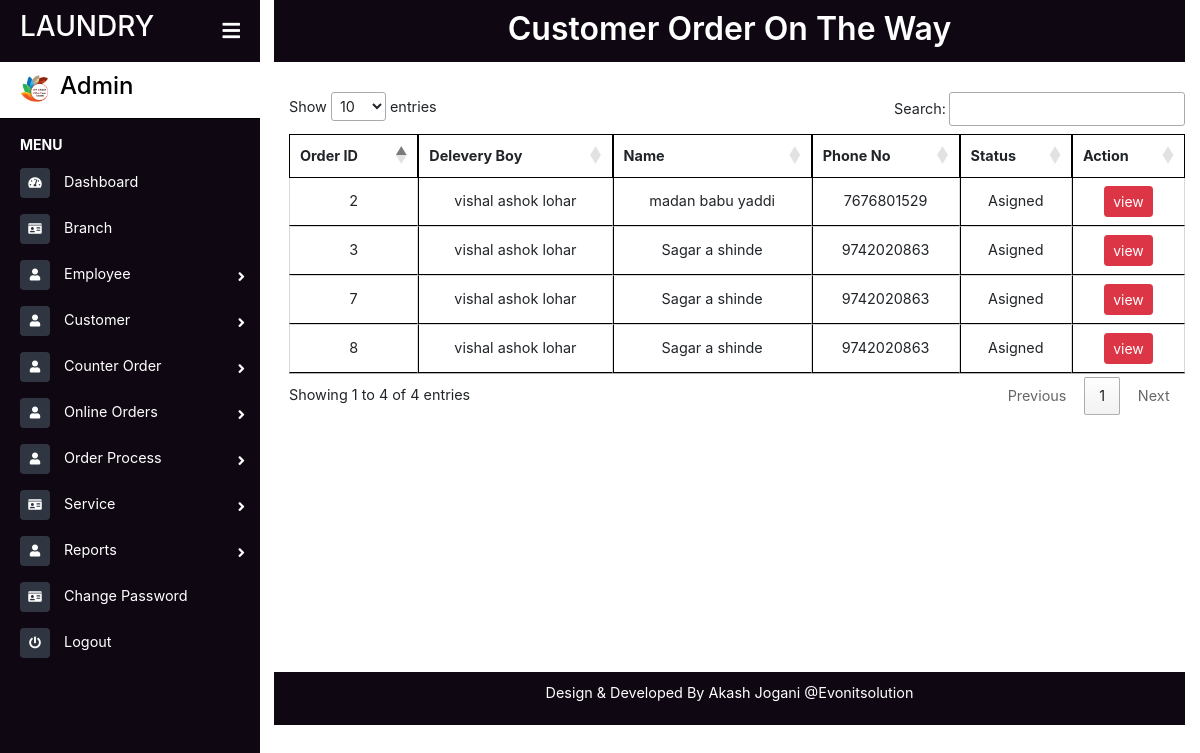
/asigned.php, run on the app's committed database.
### tables this page shows
CREATE TABLE `couterorder` (
  `coId` int(50) NOT NULL,
  `cid` int(10) NOT NULL,
  `bid` int(10) NOT NULL,
  `pickupDate` varchar(50) NOT NULL,
  `deleveryType` varchar(50) NOT NULL,
  `grossAmount` double NOT NULL,
  `discountPer` float NOT NULL,
  `discount` float NOT NULL,
  `gst` double NOT NULL,
  `totAmount` double NOT NULL,
  `paymentType` varchar(50) NOT NULL,
  `orderType` varchar(30) NOT NULL,
  `status` int(11) NOT NULL
);

CREATE TABLE `staff` (
  `id` bigint(10) NOT NULL,
  `fname` varchar(20) NOT NULL,
  `mname` varchar(20) NOT NULL,
  `lname` varchar(20) NOT NULL,
  `gen` varchar(10) NOT NULL,
  `adds` varchar(50) NOT NULL,
  `city` varchar(20) NOT NULL,
  `state` varchar(20) NOT NULL,
  `pin` varchar(10) NOT NULL,
  `mobile` varchar(12) NOT NULL,
  `email` varchar(30) NOT NULL,
  `bid` int(10) NOT NULL,
  `des` varchar(20) NOT NULL,
  `upl` varchar(60) NOT NULL,
  `upl1` varchar(60) NOT NULL,
  `upl2` varchar(60) NOT NULL,
  `full` varchar(100) NOT NULL,
  `date` date NOT NULL,
  `status` varchar(20) NOT NULL
);

CREATE TABLE `customer` (
  `cid` int(10) NOT NULL,
  `fname` varchar(20) NOT NULL,
  `mname` varchar(20) NOT NULL,
  `lname` varchar(20) NOT NULL,
  `email` varchar(30) NOT NULL,
  `mobile` varchar(12) NOT NULL,
  `hno` varchar(10) NOT NULL,
  `adds` varchar(50) NOT NULL,
  `land` varchar(20) NOT NULL,
  `city` varchar(20) NOT NULL,
  `state` varchar(20) NOT NULL,
  `zip` varchar(10) NOT NULL,
  `full` varchar(100) NOT NULL,
  `gstn` varchar(20) NOT NULL,
  `adds1` varchar(100) NOT NULL,
  `oid` int(10) NOT NULL,
  `status1` varchar(20) NOT NULL
);

### asigned.php (the view, shortened to what this page needs)
<?php include("sidebar.php");
 ?>
<div class="page-content container-fluid">
    <div class="footer">
        <div class="d-flex justify-content-center">
             <h2 class="" style=" font-weight: 600">Customer Order On The Way</h2>
        </div>
        <hr style="margin: 0px;">
    </div>
</div>
<main class="page-content">
<div class="container">
<div class="table-responsive" style="overflow-y:scroll; height: 580px; width:100%;">
    <table id="example" class="cell-border" style="width:100%">
            <thead>
                <tr>
                    <th>Order ID</th>
                    <th>Delevery Boy</th>
                    <th>Name</th>
                    <th>Phone No</th>
                    <th>Status</th>
                    <th>Action</th>
                </tr>
            </thead>
            <tbody>
                <?php
                $qry="SELECT DISTINCT `couterorder`.`coId`,`couterorder`.`deleveryType`,`customer`.`full`,`customer`.`mobile`,`couterorder`.`status`  FROM `couterorder`,`customer` WHERE `couterorder`.`cid`=`customer`.`cid` AND `couterorder`.`status` = '3' AND `couterorder`.`deleveryType` = 'Delivery Boy' ORDER BY `coId` ASC";
                $confirm=mysqli_query($conn,$qry);
                while($out=mysqli_fetch_array($confirm))
                {
                    $coId=$out['coId'];
                    $qry1="SELECT `did` FROM `order_asign` WHERE `coId`='$coId'";
                    $confirm1=mysqli_query($conn,$qry1);
                    while($out1=mysqli_fetch_array($confirm1))
                    {
                        $did=$out1['did'];
                        $qry2="SELECT `full` FROM `staff` WHERE `id`='$did'";
                        $confirm2=mysqli_query($conn,$qry2);
                        while($out2=mysqli_fetch_array($confirm2))
                        {
                            $full=$out2['full'];
                        }
                    }
                    if($out['status'] == 3)
                    {
                        $status = "Asigned";
                    }
                ?>
                <tr class="text-center">
                    <td><?php echo $coId; ?></td>
                    <td><?php echo $full; ?></td>
                    <td><?php echo $out['full']; ?></td>
                    <td><?php echo $out['mobile']; ?></td>
                    <td><?php echo $status; ?></td>
                   <td class="text-center"><a href="receipt_order.php?view=<?php echo $coId;?>" class="btn btn-sm btn-danger">view</a>
                </tr>
                <?php }?>
            </tbody>
        </table>
    </div>
</div>
</main>
<?php include("footer.php"); ?>

### assets/css/style1.css (style rules this page uses)
* { margin: 0px; padding: 0px; }
body { font-size: 0.9rem; background-color: #ffffff; }
@media screen and (min-width: 768px) { .page-wrapper.toggled .page-content { padding-left: 274px; } }
.footer { text-align: center; background: #0f0813; color: #fff; padding: 10px 0px 5px 0px; }

### assets/css/foms.css (style rules this page uses)
table.dataTable.cell-border thead th { border: 1px solid black; }
table.dataTable.cell-border tbody td { border: 1px solid black; }
table.dataTable.cell-border tbody tr td:first-child { border-left: 1px solid black; }
table.dataTable.no-footer { border-bottom: 1px solid white; }
.container { margin-top:30px; }

### data on the page
couterorder: coId "2", staff.full "vishal ashok lohar", cid.full "madan babu yaddi", cid.mobile "7676801529", status "Asigned"
couterorder: coId "3", staff.full "vishal ashok lohar", cid.full "Sagar a shinde", cid.mobile "9742020863", status "Asigned"
couterorder: coId "7", staff.full "vishal ashok lohar", cid.full "Sagar a shinde", cid.mobile "9742020863", status "Asigned"
couterorder: coId "8", staff.full "vishal ashok lohar", cid.full "Sagar a shinde", cid.mobile "9742020863", status "Asigned"
